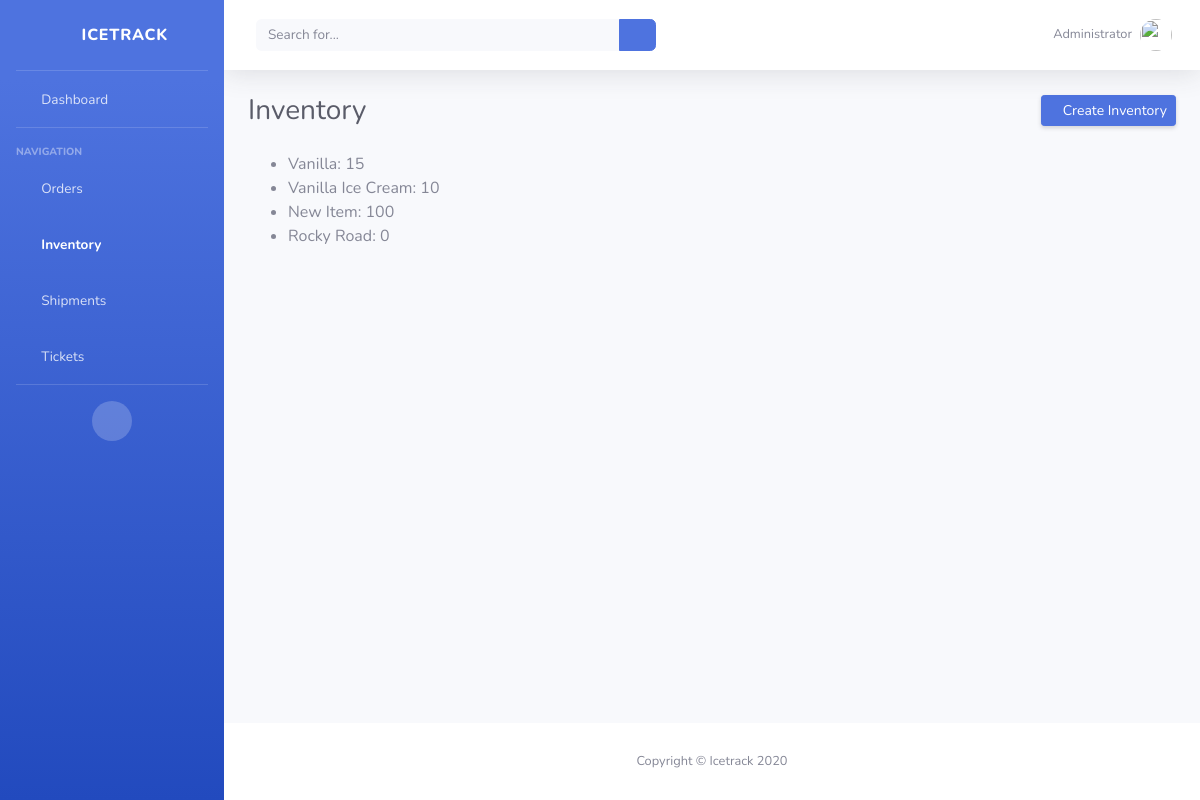
Screenshot of /inventory/ with the database file from the repository.
### icetrack/models.py (models this page shows, shortened)
class Inventory(models.Model):
    item_name = models.CharField(max_length=50, blank=True, null=True)
    quantity = models.IntegerField(default='0', blank=True, null=True)
    received_quantity = models.IntegerField(default='0', blank=True, null=True)
    received_by = models.CharField(max_length=50, blank=True, null=True)
    sold_quantity = models.IntegerField(default='0', blank=True, null=True)
    sold_by = models.CharField(max_length=50, blank=True, null=True)
    sold_to = models.CharField(max_length=50, blank=True, null=True)
    created_by = models.CharField(max_length=50, blank=True, null=True)
    reorder_level = models.IntegerField(default='0', blank=True, null=True)
    last_updated = models.DateTimeField(auto_now_add=False, auto_now=True)
    export_to_CSV = models.BooleanField(default=False)

### icetrack/views.py (the view)
# urls.py: path('inventory/', InventoryPageView.as_view(), name="inventory"),
class InventoryPageView(ListView):
    model = Inventory
    template_name = 'inventory.html'
    context_object_name = 'all_inventory_list'

### templates/inventory.html
{% extends 'base.html' %}
{% block content%}
<div class="container-fluid">
    <div class="d-sm-flex align-items-center justify-content-between mb-4">
        <h1 class="h3 mb-0 text-gray-800">Inventory</h1>
        <a href="{% url 'create_inventory' %}" class="d-none d-sm-inline-block btn btn-sm btn-primary shadow-sm"><i class="fas fa-plus fa-sm text-white-50"></i> Create Inventory</a>
    </div>
    <ul>
        {% for inventory in all_inventory_list %}
            <li>{{ inventory.item_name }}: {{ inventory.quantity }}</li>
        {% endfor %}
    </ul>
</div>
{% endblock content %}

### rows the page displays
Inventory: item_name "Vanilla", quantity "15"
Inventory: item_name "Vanilla Ice Cream", quantity "10"
Inventory: item_name "New Item", quantity "100"
Inventory: item_name "Rocky Road", quantity "0"
